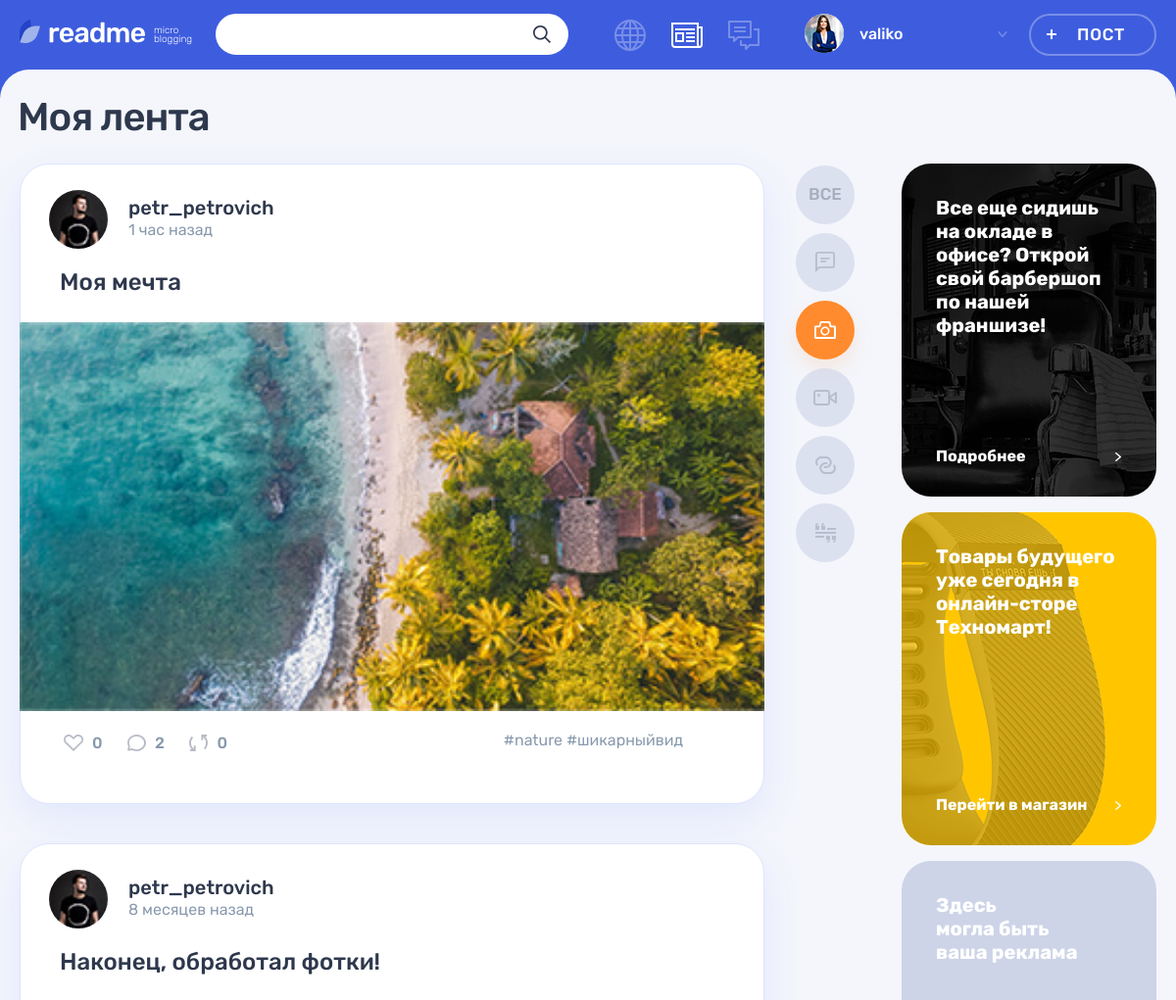
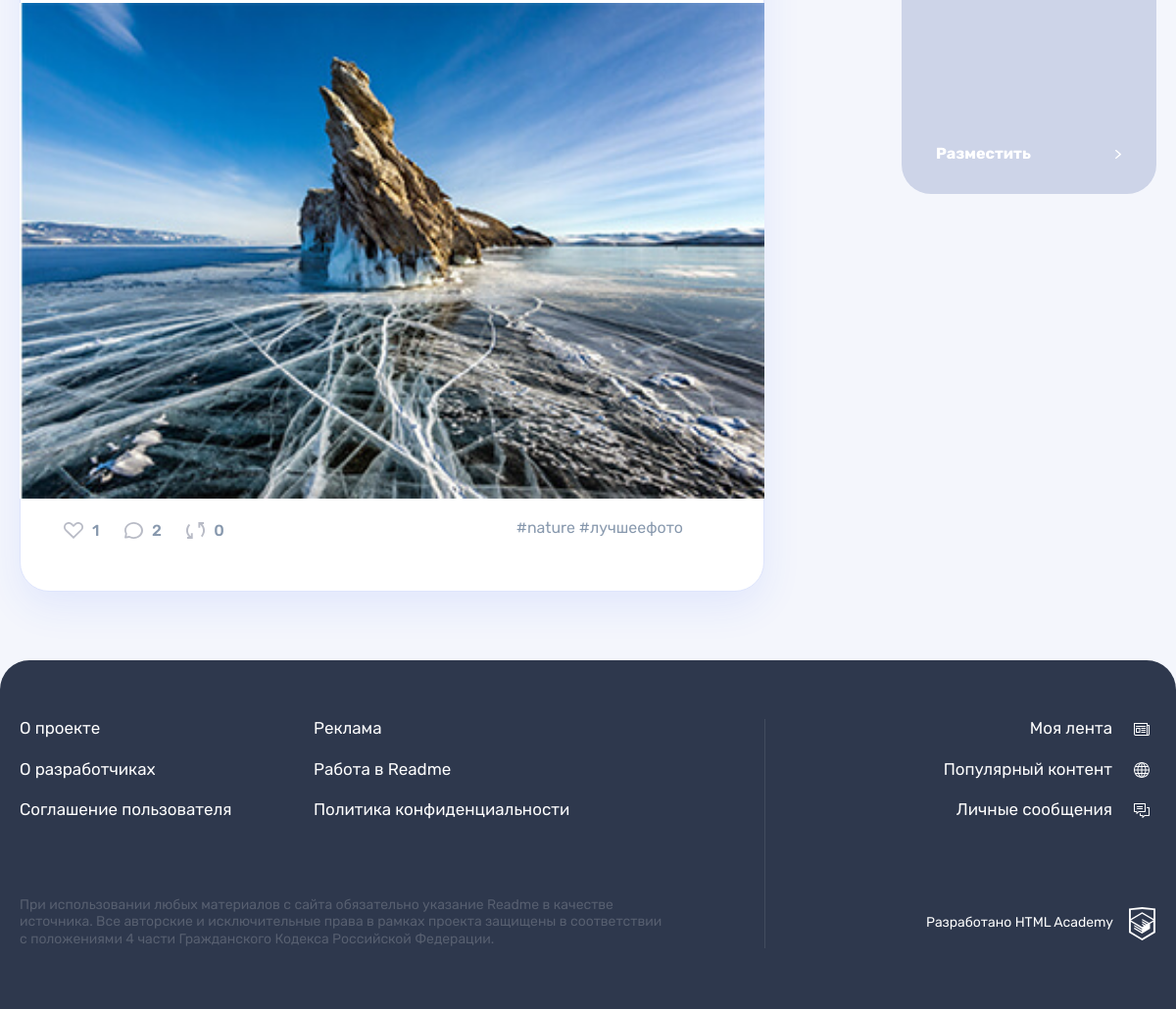
The app's page /feed.php?type=photo (signed in) with its own data (2 pictures, top to bottom).
### tables this page shows
CREATE TABLE post (
    id INT PRIMARY KEY NOT NULL AUTO_INCREMENT,
    published_at TIMESTAMP DEFAULT CURRENT_TIMESTAMP,
    title VARCHAR(45) NOT NULL,
    text_content VARCHAR(200),
    quote_author VARCHAR(45),
    picture VARCHAR(100),
    video VARCHAR(100),
    link VARCHAR(100),
    watch_count INT,
    user_id INT NOT NULL,
    INDEX user_ind (user_id),
    FOREIGN KEY (user_id)
        REFERENCES user(id)
        ON DELETE CASCADE,

    type_id INT NOT NULL,
    INDEX type_ind (type_id),
    FOREIGN KEY (type_id)
        REFERENCES content_type(id)
        ON DELETE CASCADE
);

CREATE TABLE user (
    id INT PRIMARY KEY NOT NULL AUTO_INCREMENT,
    created_at TIMESTAMP DEFAULT CURRENT_TIMESTAMP,
    email VARCHAR(45) NOT NULL,
    UNIQUE INDEX email_ind (email),
    user_login VARCHAR(45) NOT NULL,
    UNIQUE INDEX user_login_ind (user_login),
    user_password VARCHAR(200),
    avatar VARCHAR(100)
);

CREATE TABLE content_type (
    id INT PRIMARY KEY NOT NULL AUTO_INCREMENT,
    title VARCHAR(30) NOT NULL,
    classname VARCHAR(30) NOT NULL
);

### helpers.php (called while the page is built, shortened)
<?php
function get_noun_plural_form(int $number, string $one, string $two, string $many): string
{
    $number = (int)$number;
    $mod10 = $number % 10;
    $mod100 = $number % 100;
    switch (true) {
        case ($mod10 > 5):
            return $many;
        case ($mod10 === 1):
            return $one;
    }
}
function include_template($name, array $data = [])
{
    $name = 'templates/' . $name;
    extract($data);
    require $name;
    $result = ob_get_clean();
    return $result;
}
function get_date_interval_format($date, $word)
{
    $current_date = date_create('now');
    $date_interval = date_diff($date, $current_date);
    $week = floor($date_interval->d / 7);
    if ($date_interval->m >= 1) {
        return $date_interval->m . " " . get_noun_plural_form($date_interval->m, 'месяц', 'месяца', 'месяцев') . " " . $word;
    } elseif ($week >= 1) {
        return $week . " " . get_noun_plural_form($week, 'неделя', 'недели', 'недель') . " " . $word;
    } elseif ($date_interval->d >= 1) {
        return $date_interval->d . " " . get_noun_plural_form($date_interval->d, 'день', 'дня', 'дней') . " " . $word;
    } elseif ($date_interval->h >= 1) {
        return $date_interval->h . " " . get_noun_plural_form($date_interval->h, 'час', 'часа', 'часов') . " " . $word;
    };
    return $date_interval->i . " " . get_noun_plural_form($date_interval->i, 'минута', 'минуты', 'минут') . " " . $word;
}
function db_get_query($value, $connect, $sql)
{
    $result = mysqli_query($connect, $sql);
    if ($value == 'all') {
        return mysqli_fetch_all($result, MYSQLI_ASSOC);
    } elseif ($value == 'assoc') {
        return mysqli_fetch_assoc($result);
    } else {
        die("Уточните передаваемые данные");
    };
}

### hashtags.php (called while the page is built)
<?php
require_once('helpers.php');
$connect = db_set_connection();
$sql_hashtag_query = "SELECT hashtag.hashtag, hp.post_id
                      FROM hashtag
                            LEFT JOIN hashtags_posts hp ON hashtag.id = hp.hashtag_id
                            ORDER BY post_id";
$sql_hashtags = db_get_query('all', $connect, $sql_hashtag_query);
$hashtags = [];
foreach ($sql_hashtags as $sql_hashtag) {
    $post_id = $sql_hashtag['post_id'];
    if (empty($hashtags[$post_id])) {
        $hashtags[$post_id] = [];
    }
    array_push($hashtags[$post_id], $sql_hashtag['hashtag']);
}

### templates/feed-layout.php (the view, shortened to what this page needs)
<main class="page__main page__main--feed">
    <div class="container">
        <h1 class="page__title page__title--feed">Моя лента</h1>
    </div>
    <div class="page__main-wrapper container">
        <section class="feed">
            <div class="feed__main-wrapper">
                <div class="feed__wrapper">
                    <?php foreach ($posts as $post): ?>
                    <article class="feed__post post post-<?php echo $post['classname']; ?>">
                        <header class="post__header post__author">
                            <a class="post__author-link" href="<?php echo('/profile.php' . '?user_id=' . $post['user_id']) . '&tab=posts';?>" title="Автор">
                                <div class="post__avatar-wrapper">
                                    <?php if (!empty($post['avatar'])): ?>
                                    <img class="post__author-avatar" src="../uploads/avatars/<?php echo $post['avatar']; ?>" alt="Аватар пользователя" width="60" height="60">
                                    <?php endif; ?>
                                </div>
                                <div class="post__info">
                                    <b class="post__author-name"><?=$post['user_login']; ?></b>
                                    <span class="post__time"><?=get_date_interval_format(date_create($post['published_at']), 'назад');?></span>
                                </div>
                            </a>
                        </header>
                        <div class="post__main">
                        <?php if ($post['classname'] === 'photo'): ?>
                            <h2><a href="#"><?=$post['title'];?></a></h2>
                            <div class="post-photo__image-wrapper">
                                <img src="uploads/<?php echo $post['picture'];?>" alt="Фото от пользователя" width="760" height="396">
                            </div>
                        <?php elseif ($post['classname'] === 'text'): ?>
                            <h2><a href="#"><?=$post['title'];?></a></h2>
                            <p><?=get_cut_text($post['text_content']);?></p>
                        <?php endif; ?>
                        </div>
                        <footer class="post__footer post__indicators">
                            <div class="post__buttons">
                                <a class="post__indicator post__indicator--likes button" href="<?php echo('/likes.php' . '?post_id=' . $post['id'])?>" title="Лайк">
                                    <svg class="post__indicator-icon" width="20" height="17">
                                        <use xlink:href="#icon-heart"></use>
                                    </svg>
                                    <span><?=$post['total_likes'];?></span>
                                </a>
                                <a class="post__indicator post__indicator--comments button" href="#" title="Комментарии">
                                    <svg class="post__indicator-icon" width="19" height="17">
                                        <use xlink:href="#icon-comment"></use>
                                    </svg>
                                    <span><?=$post['total_comm'];?></span>
                                </a>
                                <a class="post__indicator post__indicator--repost button" href="<?php echo('/repost.php' . '?post_id=' . $post['id']);?>" title="Репост">
                                    <svg class="post__indicator-icon" width="19" height="17">
                                        <use xlink:href="#icon-repost"></use>
                                    </svg>
                                    <span><?=$post['repost_count'];?></span>
                                </a>
                            </div>
                            <ul class="post__tags">
                                <?php if (key_exists($post['id'], $hashtags)):?><?php foreach ($hashtags[$post['id']] as $hashtag): ?>
                                    <li><a href="<?php echo('search.php' . '?q=%23' . $hashtag);?>">#<?=$hashtag;?>
                                    <?php endforeach;?></a></li>
                                <?php endif;?>
                            </ul>
                        </footer>
                    </article>
                    <?php endforeach; ?>
                </div>
            </div>
            <ul class="feed__filters filters">
                <li class="feed__filters-item filters__item">
                    <a class="filters__button <?php if ($type_classname == ''): echo('filters__button--active');?>
                        <?php endif; ?>" href="<?php echo $url; ?>">
                        <span>Все</span>
                    </a>
                </li>
                <?php foreach ($types as $type):?>
                <li class="feed__filters-item filters__item">
                    <a class="filters__button filters__button--<?php echo $type['classname']; ?> button <?php if ($type['classname'] === $type_classname):?><?php echo('filters__button--active');?><?php endif;?>" href="<?php echo($url . '?type=' . $type['classname']);?>">
                        <svg class="filters__icon"
                        <?php if ($type['classname'] === 'photo'): ?>
                            <?php echo 'width="22" height="18"'; ?>
                        <?php elseif ($type['classname'] === 'video'): ?>
                            <?php echo 'width="24" height="16"'; ?>
                        <?php elseif ($type['classname'] === 'text'): ?>
                            <?php echo 'width="20" height="21"'; ?>
                        <?php elseif ($type['classname'] === 'quote'): ?>
                            <?php echo 'width="21" height="20"'; ?>
                        <?php elseif ($type['classname'] === 'link'): ?>
                            <?php echo 'width="21" height="18"'; ?>
                        <?php endif; ?>>
                            <use xlink:href="#icon-filter-<?php echo $type['classname']; ?>"></use>
                        </svg>
                    </a>
                </li>
                <?php endforeach; ?>
            </ul>
        </section>
        <aside class="promo">
            <article class="promo__block promo__block--barbershop">
                <p class="promo__text">
                    Все еще сидишь на окладе в офисе? Открой свой барбершоп по нашей франшизе!
                </p>
                <a class="promo__link" href="#">
                    Подробнее
                </a>
            </article>
            <article class="promo__block promo__block--technomart">
                <p class="promo__text">
                    Товары будущего уже сегодня в онлайн-сторе Техномарт!
                </p>
                <a class="promo__link" href="#">
                    Перейти в магазин
                </a>
            </article>
            <article class="promo__block">
                <p class="promo__text">
                    Здесь<br> могла быть<br> ваша реклама
                </p>
                <a class="promo__link" href="#">
                    Разместить
                </a>
            </article>
        </aside>
    </div>
</main>

### records on screen
post: user.avatar (picture), user.user_login "petr_petrovich", published_at "1 час назад", title "Моя мечта", picture (picture), total_likes "0", total_comm "2", repost_count "0", id "nature", id "шикарныйвид"
post: user.avatar (picture), user.user_login "petr_petrovich", published_at "8 месяцев назад", title "Наконец, обработал фотки!", picture (picture), total_likes "1", total_comm "2", repost_count "0", id "nature", id "лучшеефото"

### other values on screen
$user_name "valiko"
